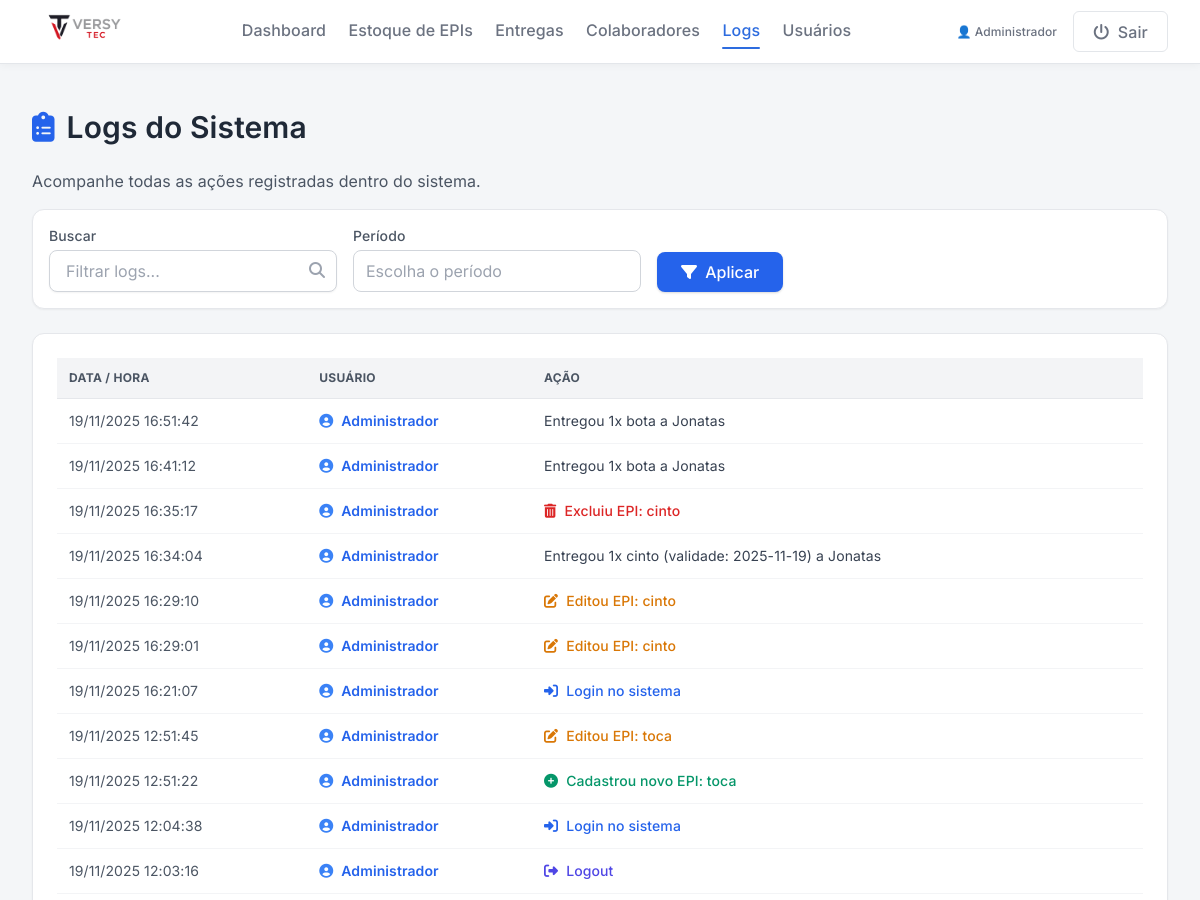
Before: /logs (signed in, upper part) with the older database file.
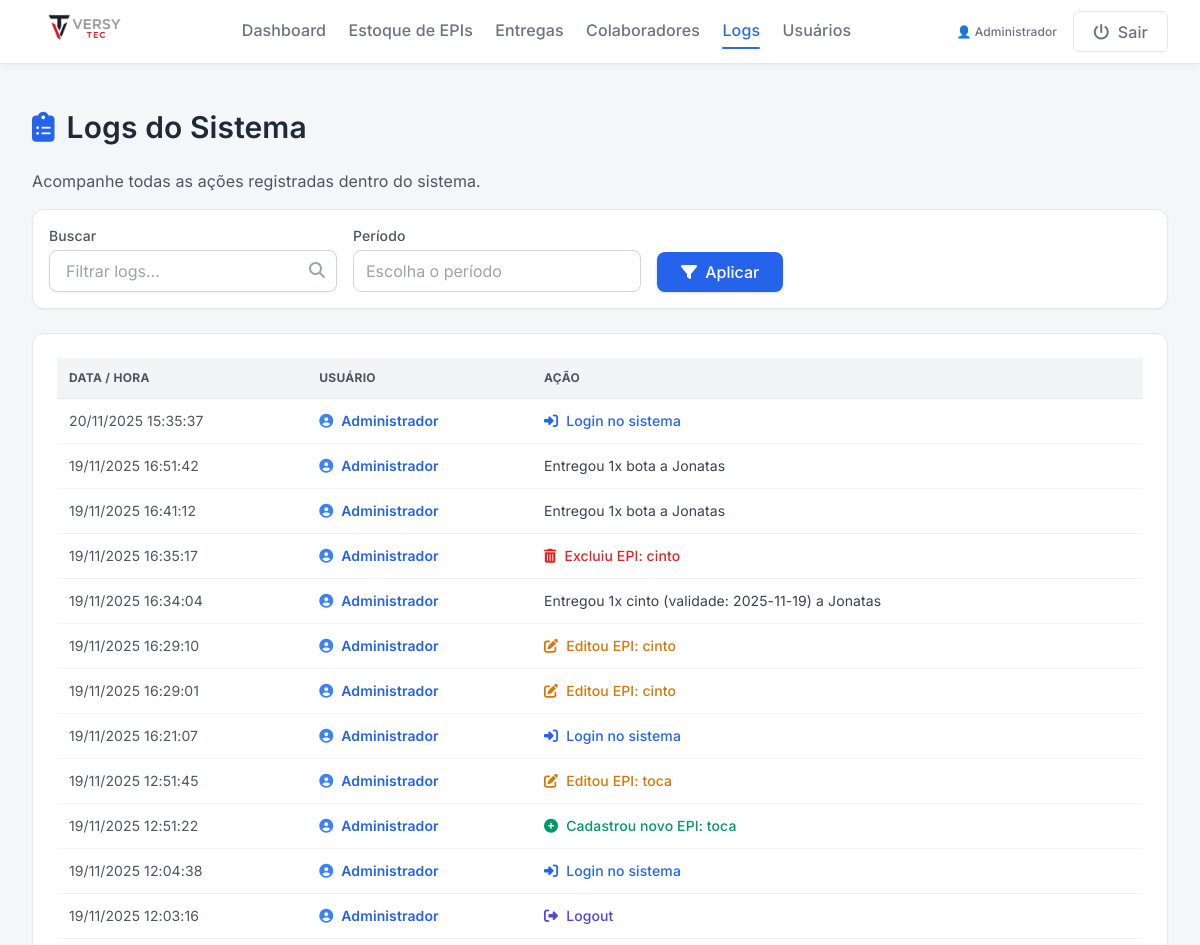
After: the same page with the newer database file.
### app.py (models this page shows)
class Log(db.Model):
    id = db.Column(db.Integer, primary_key=True)
    usuario = db.Column(db.String(120))
    acao = db.Column(db.String(255))
    data_hora = db.Column(db.DateTime, default=datetime.utcnow)

### app.py (the view, shortened to what this page needs)
@app.route('/logs')
@login_required
def logs():
    if current_user.role not in ['admin', 'supervisor']:
        flash('🚫 Acesso restrito.')
        return redirect(url_for('dashboard'))
    busca = request.args.get('busca', '').strip()
    data_inicio = request.args.get('data_inicio', '').strip()
    data_fim = request.args.get('data_fim', '').strip()
    query = Log.query
    logs_filtrados = query.order_by(Log.data_hora.desc()).all()
    return render_template('logs.html',
                           user=current_user,
                           logs=logs_filtrados)

### app.py (called while the page is built)
@login_manager.user_loader
def load_user(user_id):
    return User.query.get(int(user_id))

### templates/logs.html (shortened to what the changed rows need)
{% extends "base.html" %}
{% block content %}
<div class="max-w-6xl mx-auto">
  <div class="flex items-center justify-between mb-6">
    <h2 class="text-3xl font-semibold text-gray-800 flex items-center gap-3">
      <i class="fas fa-clipboard-list text-blue-600 text-3xl"></i>
      Logs do Sistema
    </h2>
  </div>
  <div class="bg-white rounded-xl border border-gray-200 shadow-sm p-6 overflow-x-auto">
    <table id="tabelaLogs" class="w-full text-left text-sm text-gray-700">
      <thead>
        <tr class="bg-gray-100 text-gray-600 uppercase tracking-wide text-xs border-b border-gray-200">
          <th class="py-3 px-3">Data / Hora</th>
          <th class="py-3 px-3">Usuário</th>
          <th class="py-3 px-3">Ação</th>
        </tr>
      </thead>
      <tbody class="divide-y divide-gray-100">
        {% if logs %}
          {% for log in logs %}
          <tr class="hover:bg-blue-50 transition">
            <td class="py-3 px-3 text-gray-600">
              {{ log.data_hora.strftime('%d/%m/%Y %H:%M:%S') }}
            </td>
            <td class="py-3 px-3 font-semibold text-blue-600 flex items-center gap-2">
              <i class="fas fa-user-circle text-blue-500"></i>
              {{ log.usuario }}
            </td>
            <td class="py-3 px-3">
              {% set text = log.acao.lower() %}
              {% if "criado" in text or "cadastrou" in text %}
                <span class="text-green-600 font-medium flex items-center gap-2">
                  <i class="fas fa-plus-circle"></i> {{ log.acao }}
                </span>
              {% elif "exclu" in text %}
                <span class="text-red-600 font-medium flex items-center gap-2">
                  <i class="fas fa-trash-alt"></i> {{ log.acao }}
                </span>
              {% elif "edit" in text or "alter" in text %}
                <span class="text-yellow-600 font-medium flex items-center gap-2">
                  <i class="fas fa-edit"></i> {{ log.acao }}
                </span>
              {% elif "login" in text %}
                <span class="text-blue-600 font-medium flex items-center gap-2">
                  <i class="fas fa-sign-in-alt"></i> Login no sistema
                </span>
              {% elif "saiu" in text or "logout" in text %}
                <span class="text-indigo-600 font-medium flex items-center gap-2">
                  <i class="fas fa-sign-out-alt"></i> Logout
                </span>
              {% else %}
                <span class="text-gray-700">{{ log.acao }}</span>
              {% endif %}
            </td>
          </tr>
          {% endfor %}
        {% else %}
          <tr>
            <td colspan="3" class="py-4 text-center text-gray-500 italic">
              Nenhum log registrado no período selecionado.
            </td>
          </tr>
        {% endif %}
      </tbody>
    </table>
  </div>
</div>
<link rel="stylesheet" href="https://cdn.jsdelivr.net/npm/litepicker/dist/css/litepicker.css" />
{% endblock %}

Changed rows visible on the page:
added Log: data_hora "20/11/2025 15:35:37", usuario "Administrador", shows "Login no sistema"
